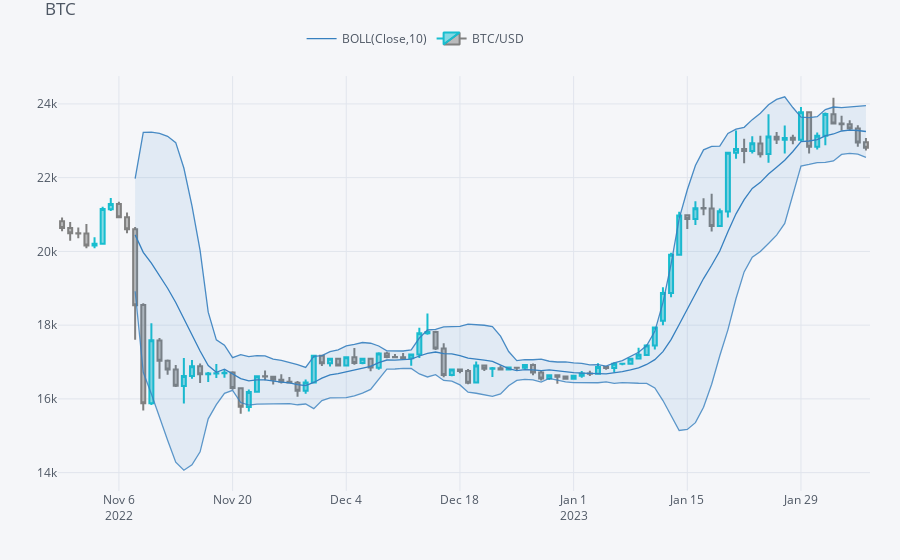

Notebook source saved alongside this figure:
### Code cell
qf.add_bollinger_bands(periods=10, boll_std=2)

plyo.iplot(
    qf.iplot(asFigure=True),
    filename='qf_02'
)
